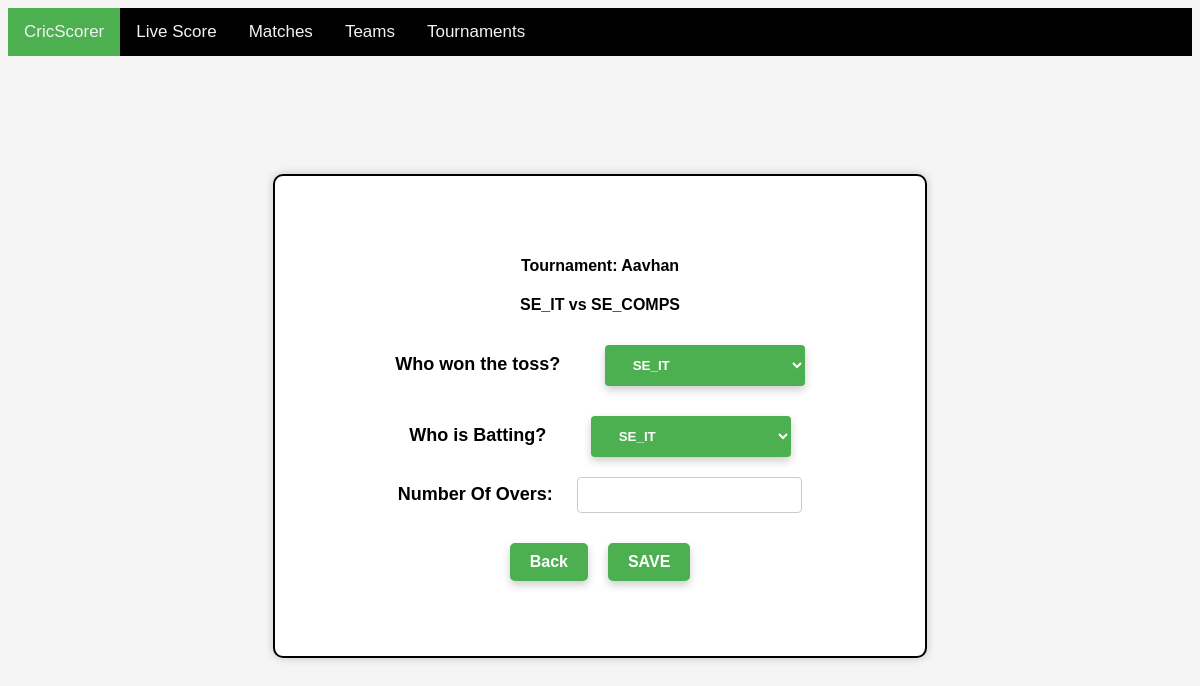
Screenshot of /makematch/68/ with the database file from the repository.
### scoring/models.py (models this page shows, shortened)
class Makematch(models.Model):
    def create_new_ref_number():
        not_unique = True
        while not_unique:
            unique_ref = random.randint(1000000000, 9999999999)
            if not Makematch.objects.filter(match_pin=unique_ref):
                not_unique = False
        return str(unique_ref)
    tournament_name = models.ForeignKey(Tournament, on_delete=models.CASCADE)
    team_1 = models.ForeignKey(
        Team, related_name="team_1", on_delete=models.CASCADE)
    team_2 = models.ForeignKey(
        Team, related_name="team_2", on_delete=models.CASCADE)
    match_pin = models.CharField(
        max_length=10, default=create_new_ref_number, null=True, blank=True)
    winner = models.ForeignKey(
        Team, related_name='winner', on_delete=models.CASCADE, null=True, blank=True)
    def getUrl(self):
        return f'/makematch/{self.id}/scoring/'

class Tournament(models.Model):
    name = models.CharField(max_length=200, null=True)
    start_date = models.DateTimeField(null=True)
    end_date = models.DateTimeField(null=True)
    location = models.CharField(max_length=200, null=True)
    teams = models.ManyToManyField(
        'Team', blank=True, related_name='tournaments')
    def __str__(self):
        return self.name

class Team(models.Model):
    name = models.CharField(max_length=200,unique=True)
    captian_name = models.CharField(max_length=200, null=True)
    def __str__(self):
        return self.name

### scoring/views.py (the view)
# urls.py: path('makematch/<int:match_id>/', views.match_detail, name='match_detail'),
def match_detail(request, match_id):
    match = Makematch.objects.get(id=match_id)
    context = {'match': match}
    return render(request, 'scoring/matchtoss.html', context)

### scoring/templates/scoring/matchtoss.html (shortened to what this page needs)
{% extends 'scoring/base.html' %}
    {% block content %}
      <div class="center">
      <div class="container">
        <div class="container-box">
          <label for="match"><p>Tournament: {{ match.tournament_name }}</p>
            <h4> {{ match.team_1 }} vs {{ match.team_2 }}</h4></label>
          <div class="create-match-container">
            <label class="create-match-label" for="match-pin-input">Who won the toss?</label>
            <select>
            <option value="">{{ match.team_1 }}</option>
            </select>
          </div>
          <div class="create-match-container">
            <label class="create-match-label" for="match-pin-input">Who is Batting? </label>
            <select>
              <option value="">{{ match.team_1 }}</option>
            </select>
          </div>
          <div class="create-match-container">
            <label class="create-match-label" for="match-pin-input">Number Of Overs:</label>
            <input class="create-match-input" type="text" id="match-pin-input" name="match-pin-input" />
          </div>
          <div class="button-container">
            <button class="button" onclick="location.href={% url 'make_match' %}">Back</button>
            <a href="{{match.getUrl}}">
              <button id="save-btn" class="button" >SAVE</button>
            </a>
          </div>
        </div>
      </div>
    </div>
    {% endblock %}

### scoring/static/scoring/score.css (style rules this page uses)
.container { max-width: 500px; margin: 0 auto; padding: 20px; background-color: #FFFFFF; box-shadow: 0 0 10px rgba(0, 0, 0, 0.2); border-radius: 5px; }
button { padding: 12px 24px; margin: 10px; background-color: #4CAF50; color: white; border: none; cursor: pointer; border-radius: 4px; box-shadow: 0 4px 8px 0 rgba(0, 0, 0, 0.2); transition: 0.3s; font-weight: bold; }

### scoring/static/scoring/makematch.css (style rules this page uses)
.center { display: flex; justify-content: center; align-items: center; height: 90vh; }
.container { background-color: white; border: 2px solid black; border-radius: 10px; padding: 120px; text-align: center; display: flex; justify-content: center; align-items: center; display: flex; justify-content: center; align-items: center; height: 30vh; }
h1, p { text-align: center; }
p { font-weight:bold; }
select { padding: 12px 24px; margin-top: 10px; margin-left: 20px; width: 200px; background-color: #4CAF50; color: white; border: none; border-radius: 4px; box-shadow: 0 4px 8px 0 rgba(0, 0, 0, 0.2); transition: 0.3s; font-weight: bold; }
.button-container { display: flex; justify-content: center; align-items: center; margin-top: 20px; }
.button { background-color: #4CAF50; color: white; padding: 10px 20px; border-radius: 5px; margin: 10px; cursor: pointer; font-size: 16px; }
.create-match-container { margin-top: 20px; }
.create-match-label { font-size: 18px; font-weight: bold; display: inline-block; margin-right: 20px; }
.create-match-input { padding: 8px; font-size: 16px; border: 1px solid #ccc; border-radius: 4px; }

### rows the page displays
Makematch: tournament_name "Aavhan", team_1 "SE_IT", team_2 "SE_COMPS", team_1.name "SE_IT"
